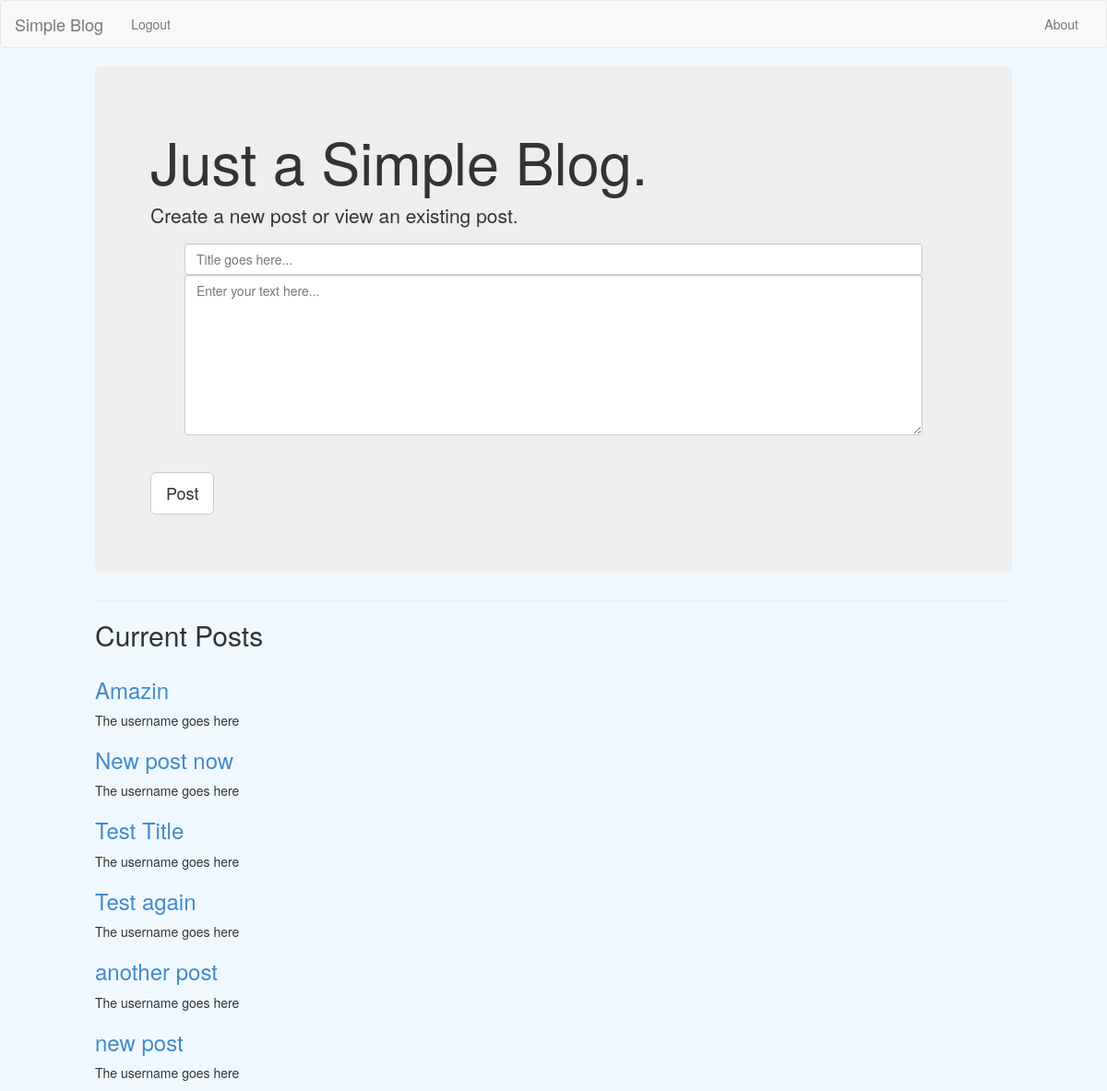
The app's page /index, older data.
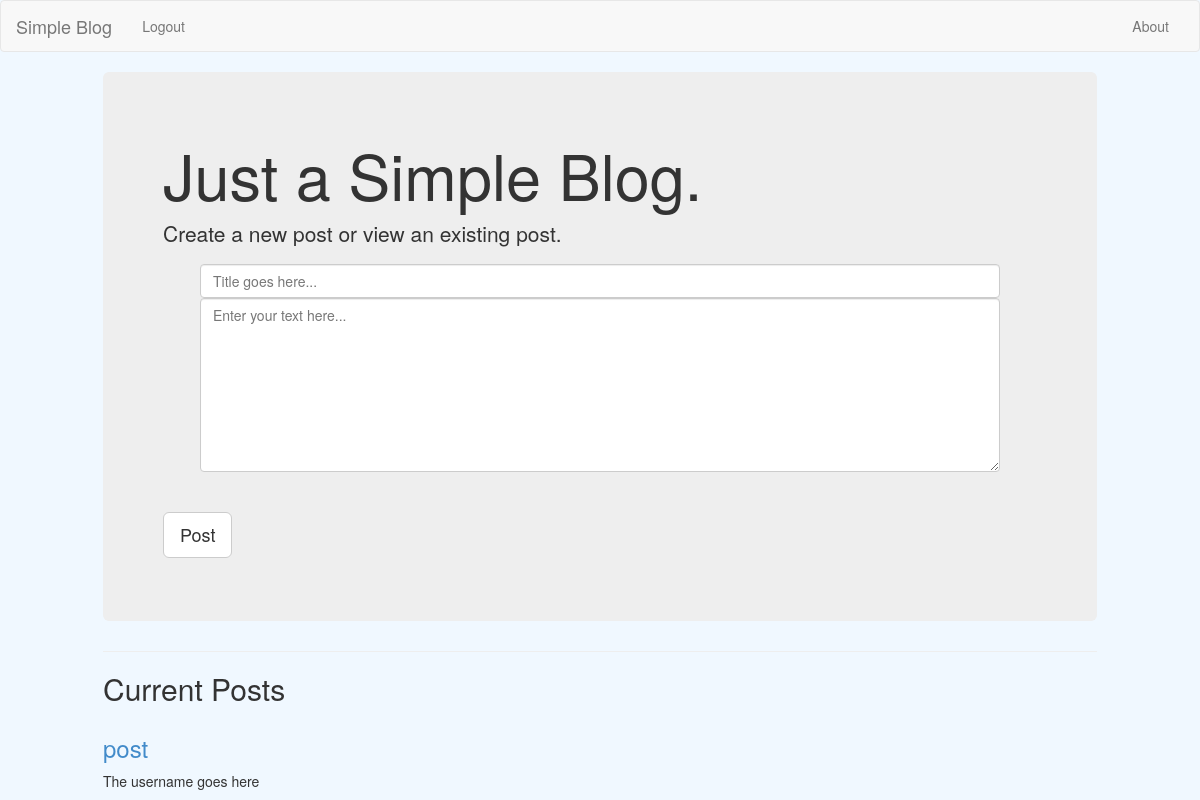
The same page, newer data.
### tables this page shows
CREATE TABLE posts (title TEXT, post TEXT);

### app.py (the view, shortened to what this page needs)
@app.route("/index", methods=["GET","POST"])
def index():
    if request.method == "GET":
        titles = get_titles()
        links = [ [ str("/title/" + make_url(i[0])), i[0] ] for i in titles]
        return render_template("index.html", post_list=links)
    else:
        return 'You are not logged in'

### app.py (called while the page is built)
def get_db():
    db = getattr(g, '_blog', None)
    if db is None:
        db = g._database = sqlite3.connect("blog.db")
    return db

@app.teardown_appcontext
def close_connection(exception):
    db = getattr(g, '_database', None)
    if db is not None:
        db.close()

def get_titles():
        cur = get_db().cursor()
        query = "SELECT title FROM posts"
        cur.execute(query)
        titles = cur.fetchall()
        return titles

def make_url(title):
        return title.replace(" ", "_")

### templates/index.html (shortened to what this page needs)
{% extends "base.html" %}
{% block css %}
<link href="/static/index.css" rel="stylesheet">
{% endblock css %}
{% block session_button %}
<li><a href="/logout">Logout</a></li>
{% endblock session_button %}
{% block main %}
<div class="container">
  <div class="jumbotron">
    <h1>Just a Simple Blog.</h1>
    <p class="lead">Create a new post or view an existing post.</p>
    <p>
      <form method="POST">
	<input class="form-control" type="text" id="Title" name="new_title" placeholder="Title goes here..."></input>
	<textarea class="form-control" name="new_post" rows="8" placeholder="Enter your text here..."></textarea> <br><br>
	<button type="submit" class="btn btn-default btn-lg">Post</button>
      </form>
    </p>
  </div>
  <hr>
  <h2>Current Posts</h2>
  <div class="row marketing">
    <div class="col-lg-6">
      {% for post in post_list %}
      <h3><a href={{post[0]}}>{{post[1]}}</a></h3>
      <p> The username goes here </p>
      {% endfor %}
    </div>
  </div>
</div>
{% endblock main %}

### templates/base.html
<!DOCTYPE html>
<html>
	<head>
	  <link href="../static/bootstrap-3.2.0-dist/css/bootstrap.min.css" rel="stylesheet">
	  {% block css %}
	  {% endblock css %}
	</head>
	<body>
	  <nav class="navbar navbar-default" role="navigation">
	    <div class="container-fluid">
	      <div class="navbar-header">
		<a class="navbar-brand" href="/">Simple Blog</a>
	      </div>
	      <div class="collapse navbar-collapse" id="bs-example-navbar-collapse-1">
		<ul class="nav navbar-nav">
		  {% block session_button %}
		  {% endblock session_button %}
		</ul>
		<ul class="nav navbar-nav navbar-right">
		  <li><a href="/about">About</a></li>
		</ul>
	      </div>
	    </div>
	  </nav>
	  {% block main %}
		{% endblock main %}
	</body>
</html>

### static/index.css (style rules this page uses)
body { background-color: #F0F8FF; }
.container { max-width: 1024px; margin: auto; }
.form-control { max-width: 800px; margin-left:auto; margin-right:auto; }

Row changes from the older to the newer data that the page shows:
removed posts: title "Amazin"
removed posts: title "New post now"
removed posts: title "Test Title"
removed posts: title "Test again"
removed posts: title "another post"
removed posts: title "new post"
added posts: title "post"
